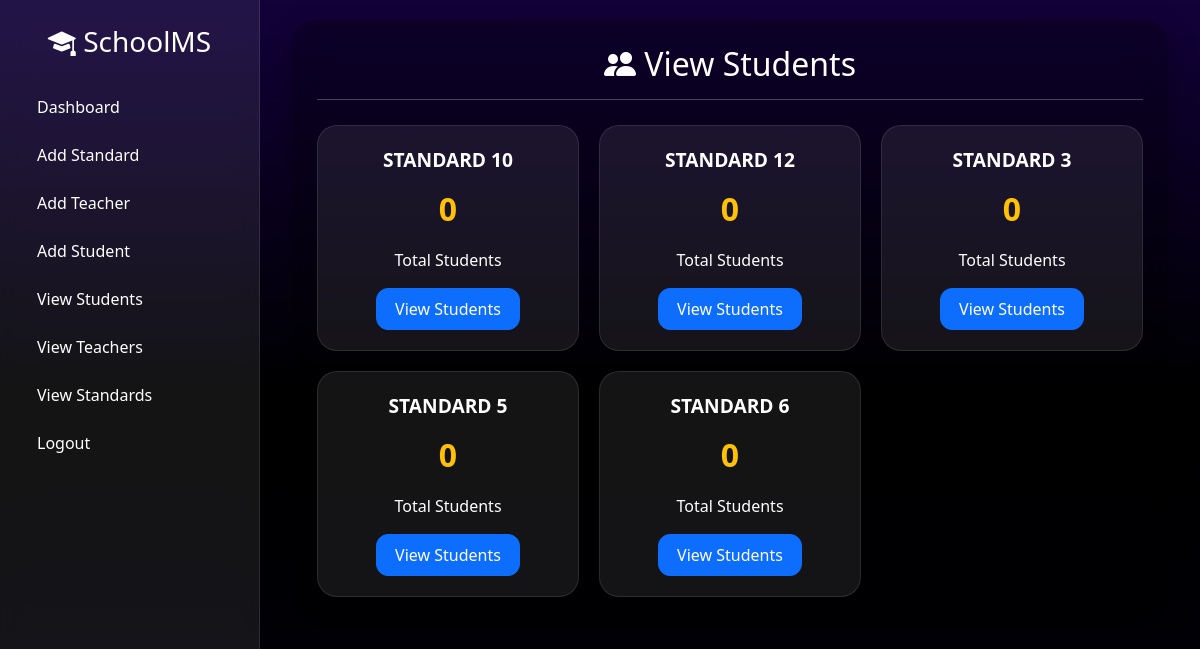
The page /view-students/ (signed in) on the database its author committed.
### administration/models.py (models this page shows, shortened)
class Standard(models.Model):
    standard_name = models.CharField(max_length=50)

### administration/views.py (the view)
def view_students(request):
    if not request.session.get("admin_logged_in"):
        messages.error(request, "Please login first")
        return redirect("admin_login")
    standards = Standard.objects.all().order_by("standard_name")
    standard_data = []
    for standard in standards:
        count = Student.objects.filter(standard=standard.standard_name).count()
        standard_data.append({"standard": standard, "count": count})
    return render(request, "view_students.html", {"standard_data": standard_data})

### administration/templates/view_students.html (shortened to what this page needs)
{% extends 'admin_dashboard.html' %}
{% block content %}
  <div class="main-content">
    <div class="container-fluid">
      <div class="form-card">
        <h2 class="text-center">
          <i class="bi bi-people-fill"></i>
          View Students
        </h2>
        <hr />
        <div class="standard-grid">
          {% for item in standard_data %}
            <div class="standard-card">
              <div class="standard-name">{{ item.standard.standard_name }}</div>
              <div class="student-count">{{ item.count }}</div>
              <p>Total Students</p>
              <a href="{% url 'view_students_by_standard' item.standard.standard_name %}" class="btn btn-primary view-btn">View Students</a>
            </div>
          {% empty %}
            <div class="text-center">
              <h5>No Standards Found</h5>
            </div>
          {% endfor %}
        </div>
      </div>
    </div>
  </div>
{% endblock %}

### administration/templates/admin_dashboard.html (style rules this page uses)
body { background: linear-gradient(180deg, #12013a, #000000, #01000b); min-height: 100vh; color: white; font-family: 'Segoe UI', sans-serif; }
.main-content { margin-left: 260px; padding: 30px; }

### administration/templates/view_students.html (style rules this page uses)
.main-content { padding: 20px; }
.form-card { background: rgba(0, 0, 0, 0.25); backdrop-filter: blur(15px); border-radius: 25px; padding: 25px; color: #fff; box-shadow: 0 10px 30px rgba(0, 0, 0, 0.3); }
.standard-grid { display: grid; grid-template-columns: repeat(auto-fit, minmax(260px, 1fr)); gap: 20px; margin-top: 25px; }
.standard-card { background: rgba(255, 255, 255, 0.08); border-radius: 20px; padding: 20px; text-align: center; transition: 0.3s ease; border: 1px solid rgba(255, 255, 255, 0.1); }
.standard-name { font-size: 1.2rem; font-weight: 600; margin-bottom: 10px; }
.student-count { font-size: 2rem; font-weight: bold; color: #ffc107; margin-bottom: 15px; }
.view-btn { border-radius: 12px; padding: 8px 18px; font-weight: 500; }

### rows shown on the page
Standard: standard.standard_name "STANDARD 10", count "0"
Standard: standard.standard_name "STANDARD 12", count "0"
Standard: standard.standard_name "STANDARD 3", count "0"
Standard: standard.standard_name "STANDARD 5", count "0"
Standard: standard.standard_name "STANDARD 6", count "0"
